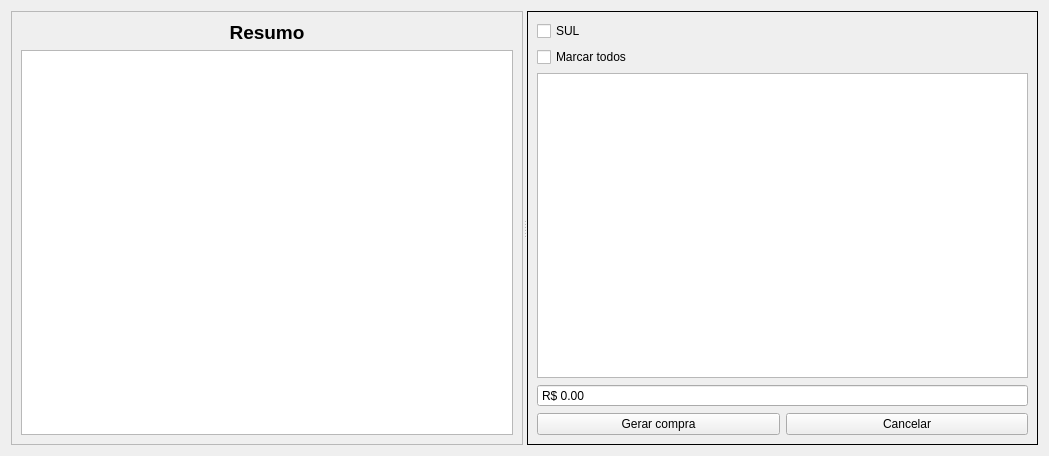
<?xml version="1.0" encoding="UTF-8"?>
<ui version="4.0">
 <class>WidgetCompraGerar</class>
 <widget class="QWidget" name="WidgetCompraGerar">
  <property name="geometry">
   <rect>
    <x>0</x>
    <y>0</y>
    <width>1049</width>
    <height>456</height>
   </rect>
  </property>
  <property name="windowTitle">
   <string>Form</string>
  </property>
  <layout class="QGridLayout" name="gridLayout">
   <item row="0" column="0">
    <widget class="QSplitter" name="splitter">
     <property name="orientation">
      <enum>Qt::Horizontal</enum>
     </property>
     <widget class="QFrame" name="frame1">
      <property name="frameShape">
       <enum>QFrame::StyledPanel</enum>
      </property>
      <property name="frameShadow">
       <enum>QFrame::Raised</enum>
      </property>
      <layout class="QGridLayout" name="gridLayout_7">
       <item row="0" column="0">
        <widget class="QLabel" name="labelCompras_10">
         <property name="font">
          <font>
           <pointsize>14</pointsize>
           <weight>75</weight>
           <bold>true</bold>
          </font>
         </property>
         <property name="text">
          <string>Resumo</string>
         </property>
         <property name="alignment">
          <set>Qt::AlignCenter</set>
         </property>
        </widget>
       </item>
       <item row="1" column="0">
        <widget class="TableView" name="tableResumo">
         <property name="sizePolicy">
          <sizepolicy hsizetype="Preferred" vsizetype="Expanding">
           <horstretch>0</horstretch>
           <verstretch>0</verstretch>
          </sizepolicy>
         </property>
         <property name="editTriggers">
          <set>QAbstractItemView::NoEditTriggers</set>
         </property>
         <property name="alternatingRowColors">
          <bool>true</bool>
         </property>
         <property name="selectionMode">
          <enum>QAbstractItemView::SingleSelection</enum>
         </property>
         <property name="selectionBehavior">
          <enum>QAbstractItemView::SelectRows</enum>
         </property>
         <property name="sortingEnabled">
          <bool>true</bool>
         </property>
         <attribute name="horizontalHeaderCascadingSectionResizes">
          <bool>true</bool>
         </attribute>
         <attribute name="horizontalHeaderStretchLastSection">
          <bool>false</bool>
         </attribute>
        </widget>
       </item>
      </layout>
     </widget>
     <widget class="QFrame" name="frame">
      <property name="frameShape">
       <enum>QFrame::Box</enum>
      </property>
      <property name="frameShadow">
       <enum>QFrame::Plain</enum>
      </property>
      <layout class="QGridLayout" name="gridLayout_2">
       <item row="0" column="0" colspan="2">
        <layout class="QVBoxLayout" name="verticalLayout">
         <item>
          <widget class="QCheckBox" name="checkBoxMostrarSul">
           <property name="text">
            <string>SUL</string>
           </property>
          </widget>
         </item>
         <item>
          <widget class="QCheckBox" name="checkBoxMarcarTodos">
           <property name="text">
            <string>Marcar todos</string>
           </property>
          </widget>
         </item>
        </layout>
       </item>
       <item row="1" column="0" colspan="2">
        <widget class="TableView" name="tableProdutos">
         <property name="mouseTracking">
          <bool>true</bool>
         </property>
         <property name="editTriggers">
          <set>QAbstractItemView::NoEditTriggers</set>
         </property>
         <property name="alternatingRowColors">
          <bool>true</bool>
         </property>
         <property name="selectionMode">
          <enum>QAbstractItemView::MultiSelection</enum>
         </property>
         <property name="selectionBehavior">
          <enum>QAbstractItemView::SelectRows</enum>
         </property>
         <property name="sortingEnabled">
          <bool>true</bool>
         </property>
         <attribute name="horizontalHeaderCascadingSectionResizes">
          <bool>true</bool>
         </attribute>
         <attribute name="horizontalHeaderStretchLastSection">
          <bool>false</bool>
         </attribute>
        </widget>
       </item>
       <item row="3" column="0">
        <widget class="QPushButton" name="pushButtonGerarCompra">
         <property name="text">
          <string>Gerar compra</string>
         </property>
        </widget>
       </item>
       <item row="3" column="1">
        <widget class="QPushButton" name="pushButtonCancelarCompra">
         <property name="text">
          <string>Cancelar</string>
         </property>
        </widget>
       </item>
       <item row="2" column="0" colspan="2">
        <widget class="QDoubleSpinBox" name="doubleSpinBox">
         <property name="readOnly">
          <bool>true</bool>
         </property>
         <property name="buttonSymbols">
          <enum>QAbstractSpinBox::NoButtons</enum>
         </property>
         <property name="showGroupSeparator" stdset="0">
          <bool>true</bool>
         </property>
         <property name="prefix">
          <string>R$ </string>
         </property>
         <property name="maximum">
          <double>999999.989999999990687</double>
         </property>
        </widget>
       </item>
      </layout>
     </widget>
    </widget>
   </item>
  </layout>
 </widget>
 <customwidgets>
  <customwidget>
   <class>TableView</class>
   <extends>QTableView</extends>
   <header>src/tableview.h</header>
  </customwidget>
 </customwidgets>
 <resources/>
 <connections/>
</ui>
